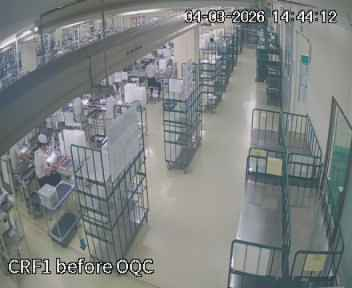
#> input picture src/tasks/CAMERA/data/snapshot.jpg, 352 x 288 px
$ python -i Camera.py   (imports and definitions only)   (older library calls are emulated)
#> lines starting #> are read from the running program, lines starting #| are printed output that depends on the picture; after the words box and inside, x2 and y2 are one past the last pixel; in counts of white or black regions, pixels touching at a corner belong together
#> in classify_image, img is the input picture: shape (288, 352, 3); mean B, G, R 130, 130.5, 126
import json
import requests
import re
import base64
import os
import argparse
import smtplib
import time
from datetime import datetime
from typing import Dict, Tuple
from requests.auth import HTTPDigestAuth
from openai import OpenAI
import openpyxl
from openpyxl.drawing.image import Image
from email.mime.text import MIMEText
from email.mime.multipart import MIMEMultipart
from email.mime.base import MIMEBase
from email import encoders
import cv2
import numpy as np


# Thresholds (tune as needed)
DARK_THRESHOLD = 35              # pixel value below this is considered dark
DARK_PIXEL_RATIO = 0.98         # fraction of dark pixels to consider frame black
WHITE_THRESHOLD = 245           # mean above this -> white frame
STRIPE_VARIATION_RATIO = 0.995   # ratio of stddev of row/col sums to mean -> stripe
NOISE_LAPLACIAN_THRESH = 200     # minimal laplacian magnitude to count as high-frequency noise
NOISE_PIXEL_RATIO = 0.05           # fraction of pixels above NOISE_LAPLACIAN_THRESH to consider noisy

NG_CAMERAS = []
SYSTEM_ALERTS = []
ALL_HDD_STATUS = []

GMAIL_USER = "noreply.nivs@gmail.com"
GMAIL_APP_PASSWORD = "jjxpgndrikbftwed"
GMAIL_TO = [
    "hai.tranviet@nidec.com",
    "phu.truongvan@nidec.com",
    "binh.lethai@nidec.com",
]

def is_black(img):
    gray = cv2.cvtColor(img, cv2.COLOR_BGR2GRAY)
    dark_ratio = np.count_nonzero(gray < DARK_THRESHOLD) / gray.size
#> dark_ratio = 0.00309
    return dark_ratio >= DARK_PIXEL_RATIO


def is_white(img):
    gray = cv2.cvtColor(img, cv2.COLOR_BGR2GRAY)
    return np.mean(gray) > WHITE_THRESHOLD


def is_horizontal_stripe(img):
    gray = cv2.cvtColor(img, cv2.COLOR_BGR2GRAY)
    row_sums = gray.sum(axis=1).astype(np.float32)
#> row_sums = 288 values, max 49011 at index 151, min 38415 at index 0, mean 45433.2
    return (np.std(row_sums) / (np.mean(row_sums) + 1e-6)) > STRIPE_VARIATION_RATIO


def is_vertical_stripe(img):
    gray = cv2.cvtColor(img, cv2.COLOR_BGR2GRAY)
    col_sums = gray.sum(axis=0).astype(np.float32)
#> col_sums = 352 values, max 45432 at index 161, min 28723 at index 282, mean 37172.6
    return (np.std(col_sums) / (np.mean(col_sums) + 1e-6)) > STRIPE_VARIATION_RATIO

def is_noisy(img):
    gray = cv2.cvtColor(img, cv2.COLOR_BGR2GRAY)
    lap = cv2.Laplacian(gray, cv2.CV_64F)
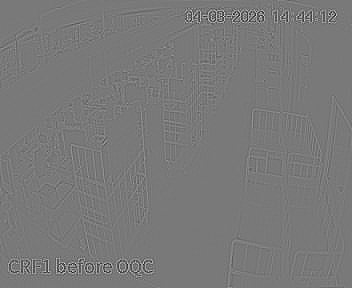
#> lap: shape (288, 352) float64; min -583, max 641, mean 0; drawn with min black and max white
    high_freq = np.abs(lap) > NOISE_LAPLACIAN_THRESH
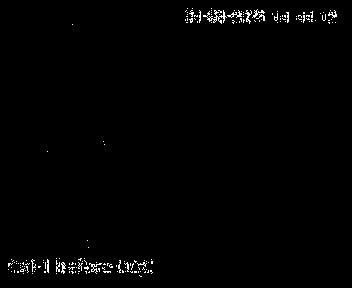
#> high_freq: shape (288, 352) bool; 1% white in thin lines or dots, all inside (x1, y1, x2, y2) = (8, 8, 337, 277)
    ratio = np.count_nonzero(high_freq) / high_freq.size
#> ratio = 0.0101
    return ratio > NOISE_PIXEL_RATIO

# ======================
# OVERLAY TEXT DETECTION (timestamp, camera label)
# ======================
# [18 lines left out: function has_overlay_text, not called in this run]


# DARK FRAME DETECTOR (has overlay)
# ======================
def is_black_or_no_detail(img):
    gray = cv2.cvtColor(img, cv2.COLOR_BGR2GRAY)
    mean_val = np.mean(gray)
#> mean_val = 129.1

    # Khung hình đen thật
    if mean_val < 10:
        return True

    lap = cv2.Laplacian(gray, cv2.CV_64F)
    sharpness = np.mean(np.abs(lap))
#> sharpness = 18.16

    # camera thật chỉ coi là 'no detail' khi <1.0
    return sharpness < 1.0
# [19 lines left out: function has_structure, not called in this run]

def is_too_dark(gray):
    return np.mean(gray) < 20      # NG ngay nếu ảnh tối toàn cục


def classify_image(path):
    img = cv2.imread(path)
    if img is None:
        return {"error": True, "description": "Cannot read image"}

    gray = cv2.cvtColor(img, cv2.COLOR_BGR2GRAY)

    # 1. Nếu ảnh quá tối → NG NGAY
    if is_too_dark(gray):
        return {"error": True, "description": "Ảnh đen sì"}

    # 3. Các lỗi còn lại → NG
    if is_black(img) or is_white(img) or is_horizontal_stripe(img) or \
       is_vertical_stripe(img) or is_noisy(img) or is_black_or_no_detail(img):
        return {"error": True, "description": ""}

    return {"error": False, "description": ""}


class CameraUtility:
    """Xử lý giao tiếp với camera hãng DAHUA"""
    # [94 lines left out: functions get_snapshot, get_channel_title_config, get_hdd_status, get_system_info, not called in this run]


class HikvisionUtility:
    """Xử lý giao tiếp với camera hãng HIKVISION"""

    # [460 lines left out: functions get_snapshot, get_channel_title_config, get_hdd_status, get_system_info, send_alert_email, main, not called in this run]

# [2 lines not run here, left out]

>>> result = classify_image('data/snapshot.jpg')
#> result = {'error': False, 'description': ''}
